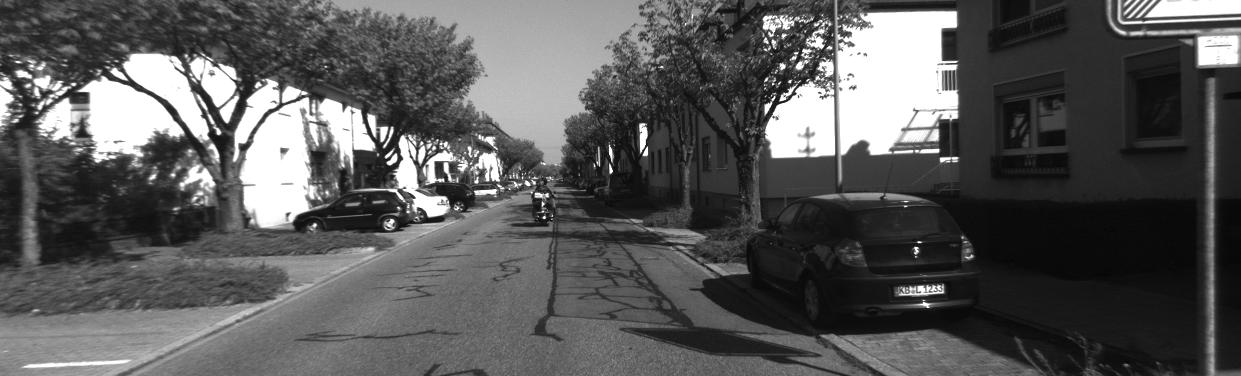
#> input picture Dataset_1/Left_Images/000000.png, 1241 x 376 px, found by its file name
$ python disparity_proof.py
#> lines starting #> are read from the running program, lines starting #| are printed output that depends on the picture
import cv2
from matplotlib import pyplot as plt
import numpy as np

def orb(left_img, right_img):

    orb = cv2.ORB_create()

    leftKeypoints, leftDescriptors = orb.detectAndCompute(left_img,None)
    rightKeypoints, rightDescriptors = orb.detectAndCompute(right_img,None)

    # [6 lines of commented-out code are left out]

    return leftKeypoints, leftDescriptors, rightKeypoints, rightDescriptors

if __name__ == "__main__":

    image_folder_L = 'dataset/image_0/'
    image_folder_R = 'dataset/image_1/'

    left_img = cv2.imread(image_folder_L + '000000.png', 0)
#> left_img is the input picture: shape (376, 1241); min 6, max 255, mean 89
    right_img = cv2.imread(image_folder_R + '000000.png', 0)

    left_kp, left_desc, right_kp, right_desc = orb(left_img, right_img)
#> in orb, `leftKeypoints, leftDescriptors = orb.detectAndCompute(left_img,None)`: leftKeypoints = 500 keypoints; strongest (x, y, size): (780, 99, 31), (387, 162, 31), (794, 94, 31), (780, 98, 37.2)
#> in orb, `rightKeypoints, rightDescriptors = orb.detectAndCompute(right_img,None)`: rightKeypoints has the same summary as leftKeypoints
#> left_kp has the same summary as leftKeypoints in orb; right_kp has the same summary as leftKeypoints in orb

    stereo = cv2.StereoBM_create(numDisparities=16, blockSize=5)
    disparity = stereo.compute(left_img, right_img)
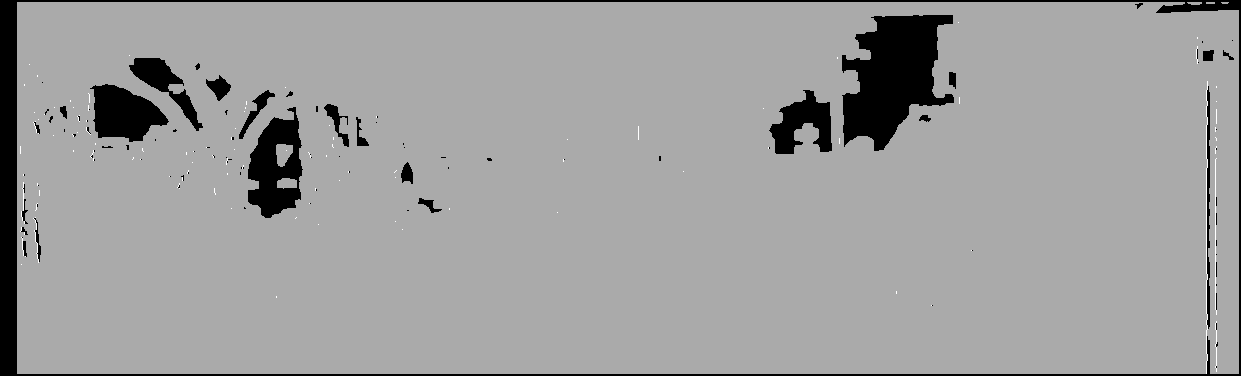
#> disparity: shape (376, 1241) int16; min -16, max 8, mean -1.2; drawn with min black and max white
    # plt.imshow(disparity,'gray')
    # plt.show()

    matcher = cv2.BFMatcher()
    matches = matcher.match(left_desc, right_desc)
#> matches = 500 matches

    BFM_match_image = cv2.drawMatches(left_img, left_kp, right_img, right_kp, matches[:50],None)
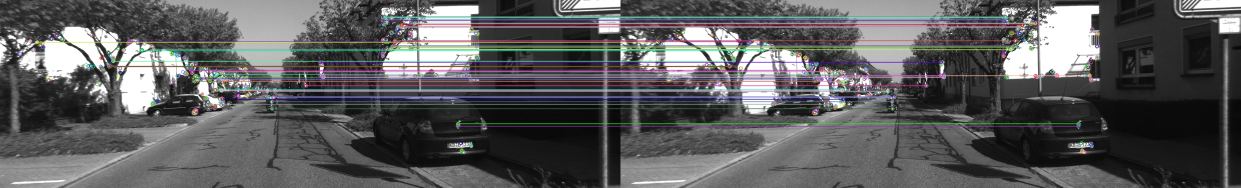
#> BFM_match_image: shape (376, 2482, 3) (shown at 1/2 size); mean of channels 0, 1, 2 92.5, 91.6, 91.7; drawn as B, G, R
    plt.imshow(BFM_match_image)
    plt.show()

    disparity_values = []
    diss = []
    for m in matches:
        index_L = m.queryIdx
        index_R = m.trainIdx

        disparity_value = disparity[int(left_kp[index_L].pt[1])][int(left_kp[index_L].pt[0])]
        dis = right_kp[index_R].pt[0] - left_kp[index_L].pt[0]
        disparity_values.append(disparity_value)
        diss.append(dis)
        print(disparity_value, dis)
#> this loop made 500 passes
#| 0 0.0
#| 0 0.0
#| 0 0.0
#| 0 0.0
#| 0 0.0
#| 0 0.0
#| 0 0.0
#| 0 0.0
#> (further printed lines are left out)
#> after the loop, disparity_values = 500 values, max 0 at index 0, min -16 at index 451, mean -0.096; diss = 500 values from 0 to 0

    # norm = np.linalg.norm(diss)
    # diss /= norm
    n = 20
    plt.plot(range(n), disparity_values[:n], 'b')
    plt.plot(range(n), diss[:n], 'r')
    plt.show()
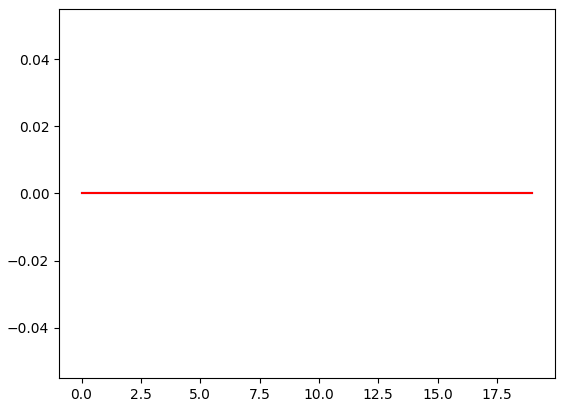
#> figure drawn by matplotlib, 1 panel
    # [5 lines of commented-out code are left out]

$ run again, with Dataset_1/Left_Images/000005.png copied over Dataset_1/Left_Images/000000.png
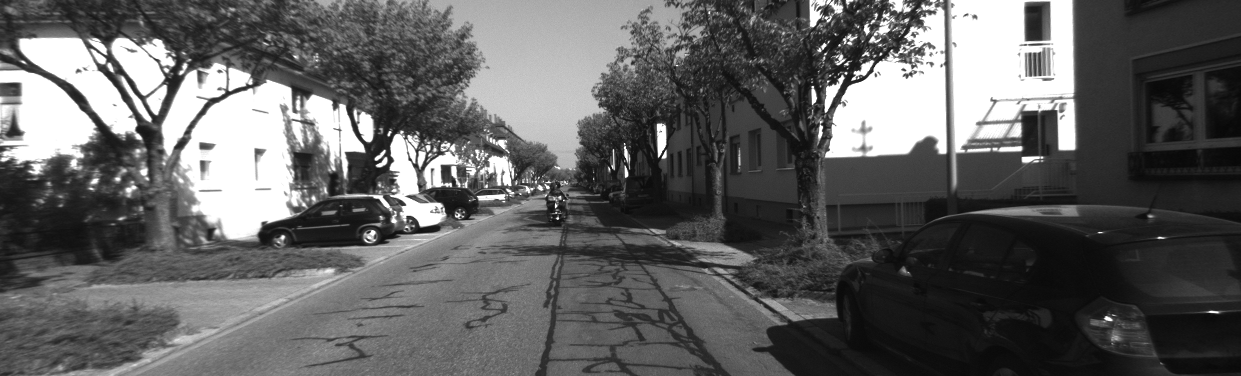
#> input picture Dataset_1/Left_Images/000005.png, 1241 x 376 px, found by its file name
#> left_img is the input picture: shape (376, 1241); min 8, max 255, mean 96.5
#> leftKeypoints = 500 keypoints; strongest (x, y, size): (842, 76, 31), (824, 45, 31), (450, 185, 31), (375, 158, 31)
#> rightKeypoints has the same summary as leftKeypoints
#> left_kp has the same summary as leftKeypoints in orb; right_kp has the same summary as leftKeypoints in orb
#> `disparity = stereo.compute(left_img, right_img)`:
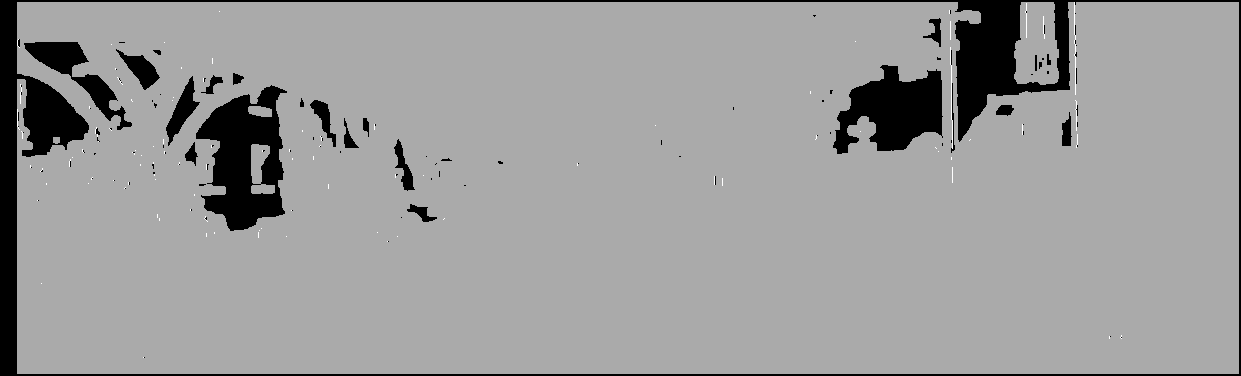
#> disparity: shape (376, 1241) int16; min -16, max 8, mean -1.47; drawn with min black and max white
#> matches = 500 matches
#> `BFM_match_image = cv2.drawMatches(left_img, left_kp, right_img, right_..`:
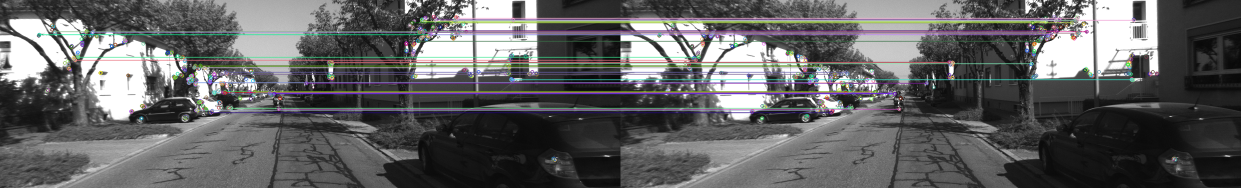
#> BFM_match_image: shape (376, 2482, 3) (shown at 1/2 size); mean of channels 0, 1, 2 98.4, 97.7, 97.7; drawn as B, G, R
#> the loop `for m in matches:` made 500 passes
#| 0 0.0
#| 0 0.0
#| 0 0.0
#| 0 0.0
#| 0 0.0
#> (further printed lines are left out)
#> after the loop `for m in matches:`: disparity_values = 500 values, max 0 at index 0, min -16 at index 408, mean -0.224; diss = 500 values from 0 to 0
